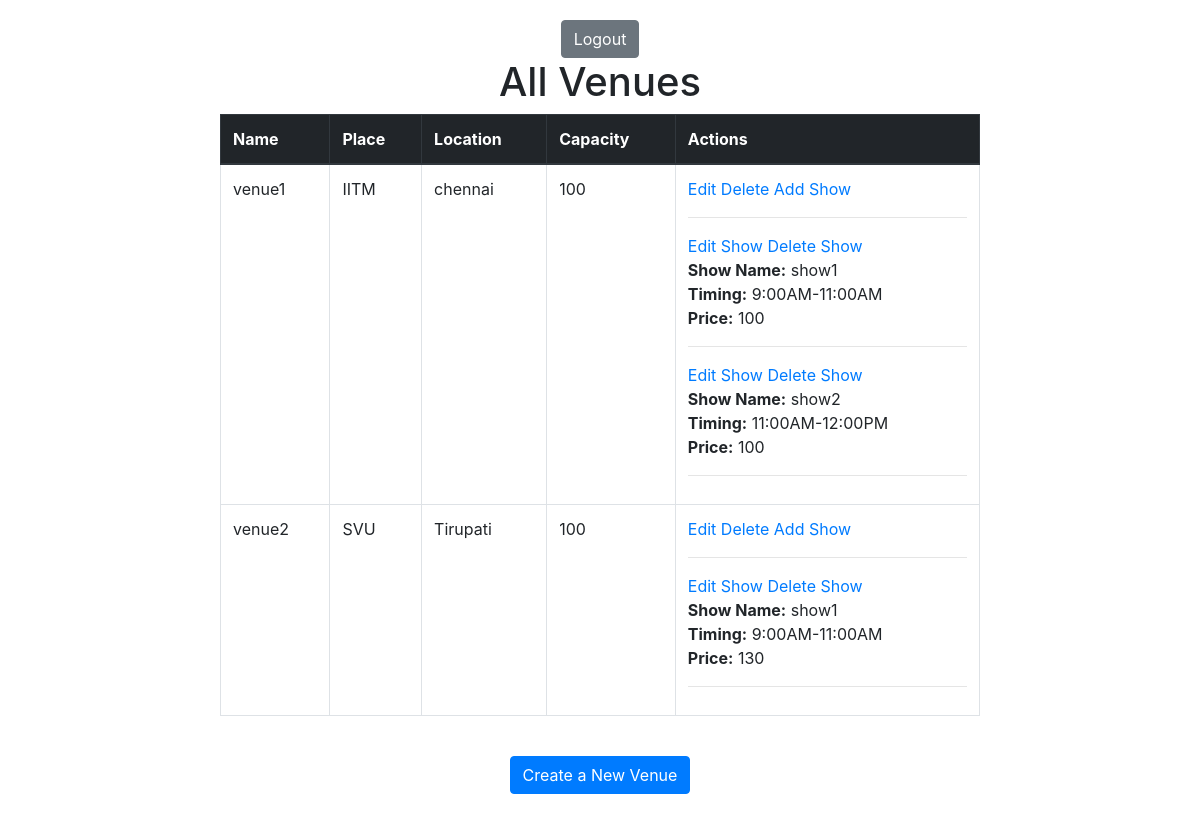
The app's page /admindashboard2 with its own data.
### tables this page shows
CREATE TABLE venues
               (id INTEGER PRIMARY KEY AUTOINCREMENT,
               name TEXT NOT NULL,
               place TEXT NOT NULL,
               location TEXT NOT NULL,
               capacity INTEGER NOT NULL);

CREATE TABLE shows
               (id INTEGER PRIMARY KEY AUTOINCREMENT,
               venue_id INTEGER NOT NULL,
               name TEXT NOT NULL,
               ratings INTEGER NOT NULL,
               timings TEXT NOT NULL,
               tags TEXT NOT NULL,
               price INTEGER NOT NULL,
               FOREIGN KEY(venue_id) REFERENCES venues(id));

### app.py (the view)
@app.route('/admindashboard2')
def admindashboard2():
    conn = sqlite3.connect('mydatabase.db')
    cursor = conn.cursor()
    cursor.execute("SELECT * FROM venues")
    venues = cursor.fetchall()
    for venue in venues:
        cursor.execute("SELECT * FROM shows WHERE venue_id=?", (venue[0],))
        shows = cursor.fetchall()
        venue_list = list(venue)
        venue_list.append(shows)
        venues[venues.index(venue)] = tuple(venue_list)
    conn.close()
    return render_template('admindashboard2.html', venues=venues)

### templates/admindashboard2.html (shortened to what this page needs)
<!DOCTYPE html>
<html>
<head>
    <link rel="stylesheet" href="https://maxcdn.bootstrapcdn.com/bootstrap/4.0.0/css/bootstrap.min.css">
    <form action="{{ url_for('logout') }}" method="get">
        <button type="submit" class="btn btn-secondary">Logout</button>
      </form>
</head>
<body>
    <h1>All Venues</h1>
    <table class="table table-bordered">
        <thead class="thead-dark">
            <tr>
                <th>Name</th>
                <th>Place</th>
                <th>Location</th>
                <th>Capacity</th>
                <th>Actions</th>
            </tr>
        </thead>
        <tbody>
            {% for venue in venues %}
            <tr>
                <td>{{ venue[1] }}</td>
                <td>{{ venue[2] }}</td>
                <td>{{ venue[3] }}</td>
                <td>{{ venue[4] }}</td>
                <td>
                    <a href="{{ url_for('editvenue', id=venue[0]) }}">Edit</a>
                    <a href="{{ url_for('deletevenue', id=venue[0]) }}">Delete</a>
                    <a href="{{ url_for('createshow', id=venue[0]) }}">Add Show</a>
                    <hr>
                    {% for show in venue[5] %}
                        <a href="{{ url_for('editshow', id=show[0]) }}">Edit Show</a>
                        <a href="{{ url_for('deleteshow', id=show[0]) }}">Delete Show</a>
                        <br>
                        <b>Show Name:</b> {{ show[2] }}<br>
                        <b>Timing:</b> {{ show[4] }}<br>
                        <b>Price:</b> {{ show[6] }}<br>
                        <hr>
                    {% endfor %}
                </td>
            </tr>
            {% endfor %}
        </tbody>
    </table>
    <br>
    <a href="{{ url_for('admindashboard1') }}" class="btn btn-primary">Create a New Venue</a>
</body>
</html>

### templates/admindashboard2.html (style rules this page uses)
body { margin: 0 auto; max-width: 800px; padding: 20px; text-align: center; }
table { margin: 0 auto; text-align: left; width: 100%; }
th, td { padding: 10px; }
th { background-color: #007bff; color: #fff; }
a { color: #007bff; text-decoration: none; }

### records on screen
venues: name "venue1", place "IITM", location "chennai", capacity "100"
shows: name "show1", timings "9:00AM-11:00AM", price "100"
shows: name "show2", timings "11:00AM-12:00PM", price "100"
venues: name "venue2", place "SVU", location "Tirupati", capacity "100"
shows: name "show1", timings "9:00AM-11:00AM", price "130"
